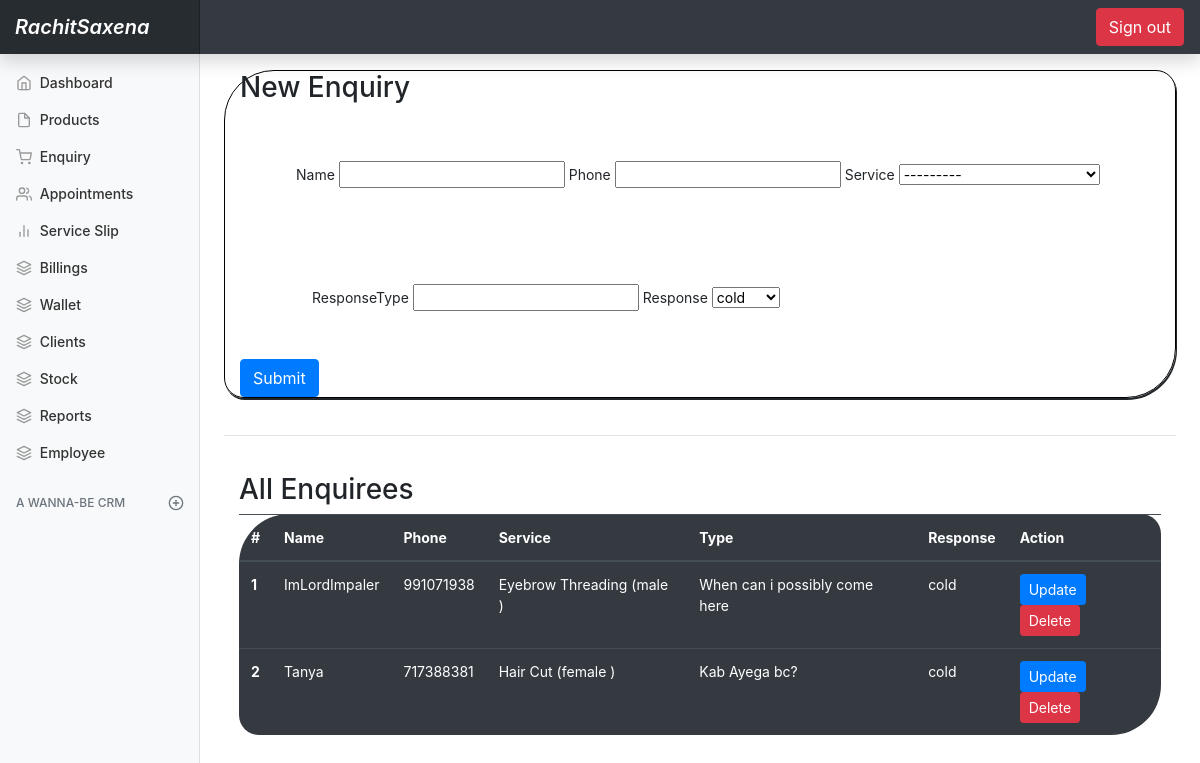
Screenshot of /enquiry (signed in) with the database file from the repository.
### basic/models.py (models this page shows, shortened)
class Enquiry(models.Model):
    name = models.CharField(max_length=100 , null=True  , blank=True)
    phone = models.CharField(max_length=100 , null=True  , blank=True)
    service = models.ForeignKey(Service , on_delete=models.CASCADE)
    date = models.DateTimeField(auto_now_add=True)
    responseType = models.CharField(null=True , blank=True , max_length=100)
    response = models.CharField(max_length= 10 , choices=ENQUIRY_TYPE , default='cold')

class Service(models.Model):
    name = models.CharField(max_length=100 , null=True ,blank=True)
    price = models.IntegerField(default=0)
    duration = models.IntegerField(default=0)
    mprice = models.IntegerField(default=0)
    gender = models.CharField(max_length=10 , choices=GENDER_TYPES , default='others')
    def __str__(self):
        return (self.name + ' (' + self.gender + ' )')

### basic/views.py (the view)
# urls.py: path('enquiry' , views.enquiry , name='enquiry'),
@login_required(login_url='loginPage')
def enquiry(request):
    enq = Enquiry.objects.all()
    form = EnquiryForm()
    if request.method == 'POST':
        form = EnquiryForm(request.POST)
        if form.is_valid():
            form.save()
            return redirect('dashboard')
        else :
            return HttpResponse('<h3> Try again </h3>')
    else :
        form = EnquiryForm()
    params = {
        'form' : form ,
        'pro' : enq
    }
    return render(request , 'basic/enquiry.html' , params)

### basic/forms.py
class EnquiryForm(ModelForm):
    class Meta:
        model = Enquiry
        fields = '__all__'

### basic/templates/basic/enquiry.html
{% extends 'basic/base.html' %}
{% block content %}
<main role="main" class="col-md-9 ml-sm-auto col-lg-10 px-md-4">
    <div class='container commonContainer'>
        <h3>New Enquiry </h3>
        <form method='post'  class="form-inline"  action=''> {% csrf_token %}
            <div class='container px-2 m-5'>
            {{form.name.label}}
            {{form.name}}
            {{form.phone.label}}
            {{form.phone}}
            {{form.service.label}}
            {{form.service}}
            </div>
            <div class='container px-4 m-5'>
            {{form.responseType.label}}
            {{form.responseType}}
            {{form.response.label}}
            {{form.response}}
            </div>
            <button type="submit" value="Submit" class='btn btn-primary'>Submit</button>
        </form>
    </div>
    <br>
    <hr>
    <br>
    <div class='container'>
        <h3> All Enquirees </h3>
        <table class="table table-dark enquiryTable">
                  <thead>
                    <tr>
                      <th scope="col">#</th>
                      <th scope="col">Name</th>
                      <th scope="col">Phone</th>
                      <th scope="col">Service</th>
                      <th scope="col">Type</th>
                      <th scope='col'>Response</th>
                      <th scope='col'>Action </th>
                    </tr>
                  </thead>
                  <tbody>
                  {% for i in pro %}
                    <tr>
                      <th scope="row">{{i.id}}</th>
                      <td>{{i.name}}</td>
                      <td>{{i.phone}}</td>
                      <td>{{i.service}}</td>
                      <td>{{i.responseType}}</td>
                      <td>{{i.response}}</td>
                      <td>
                        <a class='btn btn-sm btn-primary' href="{% url 'enquiryUpdate' i.id %}">Update </a>
                        <a class='btn btn-sm btn-danger' href="{% url 'enquiryDelete' i.id %}">Delete </a>
                       </td>
                    </tr>
                    {% endfor %}
                  </tbody>
                </table>
    </div>
</main>
{% endblock content %}

### static/css/second.css (style rules this page uses)
.commonContainer { box-shadow: 1px 2px; border-radius: 50px 20px; border: 1px solid black; }
.enquiryTable { border: none; border-radius: 50px 20px; }

### static/dashboard.css (style rules this page uses)
body { font-size: .875rem; }

### basic/templates/basic/base.html (style rules this page uses)
body { background-image: url(https://i1.wp.com/css-tricks.com/wp-content/uploads/2017/09/linear-gradient.png?fit=1800%2C800&ssl=1) }

### rows the page displays
Enquiry: id "1", name "ImLordImpaler", phone "991071938", service "Eyebrow Threading (male )", responseType "When can i possibly come here", response "cold"
Enquiry: id "2", name "Tanya", phone "717388381", service "Hair Cut (female )", responseType "Kab Ayega bc?", response "cold"
